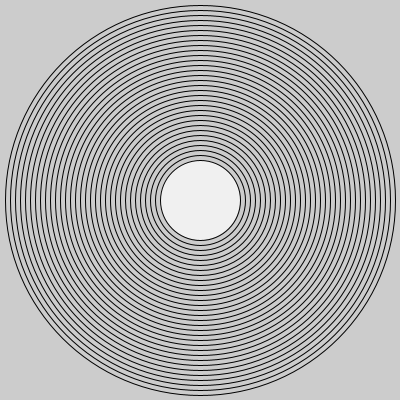
Frame 1 (no input)
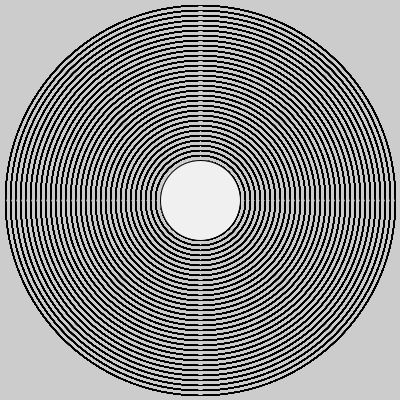
Frame 60 (the mouse pressed at the canvas centre just before this capture)
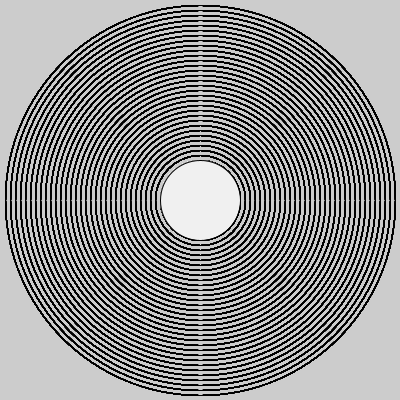
Frame 120 (the mouse held since frame 60 and released just before this capture)

The Processing sketch that drew these frames (run headless with seeded random() and noise(); from frame 60 on, the mouse is pressed at the canvas centre):

// Processing sketch: exercise
// ── exercise.pde
void setup() {
  size (400, 400);
}

void draw() {

  /* int y = 0;
   stroke(0);
   strokeWeight(1);
   while (y < width) {
   line(0, y, width, y);
   y = y + 20;
   }
   */

 float w = 0;
  int f = 80;
  stroke(0);
  ellipseMode(CENTER);
  strokeWeight(1);
  while (w < width && w < height) {
    fill(f);
    ellipse(width/2, height/2, w, w);
    w = w + 10;
   f = f + 20;
  }
}
